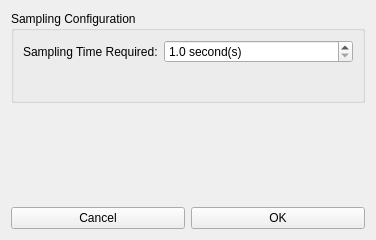
<?xml version="1.0" encoding="UTF-8"?>
<ui version="4.0">
 <class>SamplingTaskEditor</class>
 <widget class="QWidget" name="SamplingTaskEditor">
  <property name="geometry">
   <rect>
    <x>0</x>
    <y>0</y>
    <width>376</width>
    <height>240</height>
   </rect>
  </property>
  <property name="windowTitle">
   <string>Edit Sampling Task</string>
  </property>
  <property name="windowIcon">
   <iconset resource="../../resources.qrc">
    <normaloff>:/icons/16x16/gui/images/16x16/actions/run.png</normaloff>:/icons/16x16/gui/images/16x16/actions/run.png</iconset>
  </property>
  <layout class="QVBoxLayout" name="verticalLayout">
   <item>
    <widget class="QGroupBox" name="groupBox">
     <property name="title">
      <string>Sampling Configuration</string>
     </property>
     <layout class="QFormLayout" name="formLayout">
      <item row="0" column="0">
       <widget class="QLabel" name="label">
        <property name="text">
         <string>Sampling Time Required:</string>
        </property>
       </widget>
      </item>
      <item row="0" column="1">
       <widget class="QDoubleSpinBox" name="samplingTimeSpinbox">
        <property name="suffix">
         <string> second(s)</string>
        </property>
        <property name="decimals">
         <number>1</number>
        </property>
        <property name="minimum">
         <double>1.000000000000000</double>
        </property>
        <property name="maximum">
         <double>1000.000000000000000</double>
        </property>
       </widget>
      </item>
      <item row="1" column="0">
       <widget class="QLabel" name="emptyLabel">
        <property name="text">
         <string/>
        </property>
       </widget>
      </item>
     </layout>
    </widget>
   </item>
   <item>
    <widget class="TimingConstraintEditor" name="timingConstraintEditor" native="true"/>
   </item>
   <item>
    <layout class="QHBoxLayout" name="horizontalLayout">
     <item>
      <widget class="QPushButton" name="cancelButton">
       <property name="text">
        <string>Cancel</string>
       </property>
       <property name="icon">
        <iconset resource="../../resources.qrc">
         <normaloff>:/icons/16x16/gui/images/16x16/actions/cancel.png</normaloff>:/icons/16x16/gui/images/16x16/actions/cancel.png</iconset>
       </property>
      </widget>
     </item>
     <item>
      <widget class="QPushButton" name="okButton">
       <property name="text">
        <string>OK</string>
       </property>
       <property name="icon">
        <iconset resource="../../resources.qrc">
         <normaloff>:/icons/16x16/gui/images/16x16/actions/apply.png</normaloff>:/icons/16x16/gui/images/16x16/actions/apply.png</iconset>
       </property>
      </widget>
     </item>
    </layout>
   </item>
  </layout>
 </widget>
 <customwidgets>
  <customwidget>
   <class>TimingConstraintEditor</class>
   <extends>QWidget</extends>
   <header location="global">gui/FlightTaskEditors/TimingConstraintEditor.h</header>
   <container>1</container>
  </customwidget>
 </customwidgets>
 <resources>
  <include location="../../resources.qrc"/>
 </resources>
 <connections/>
</ui>
